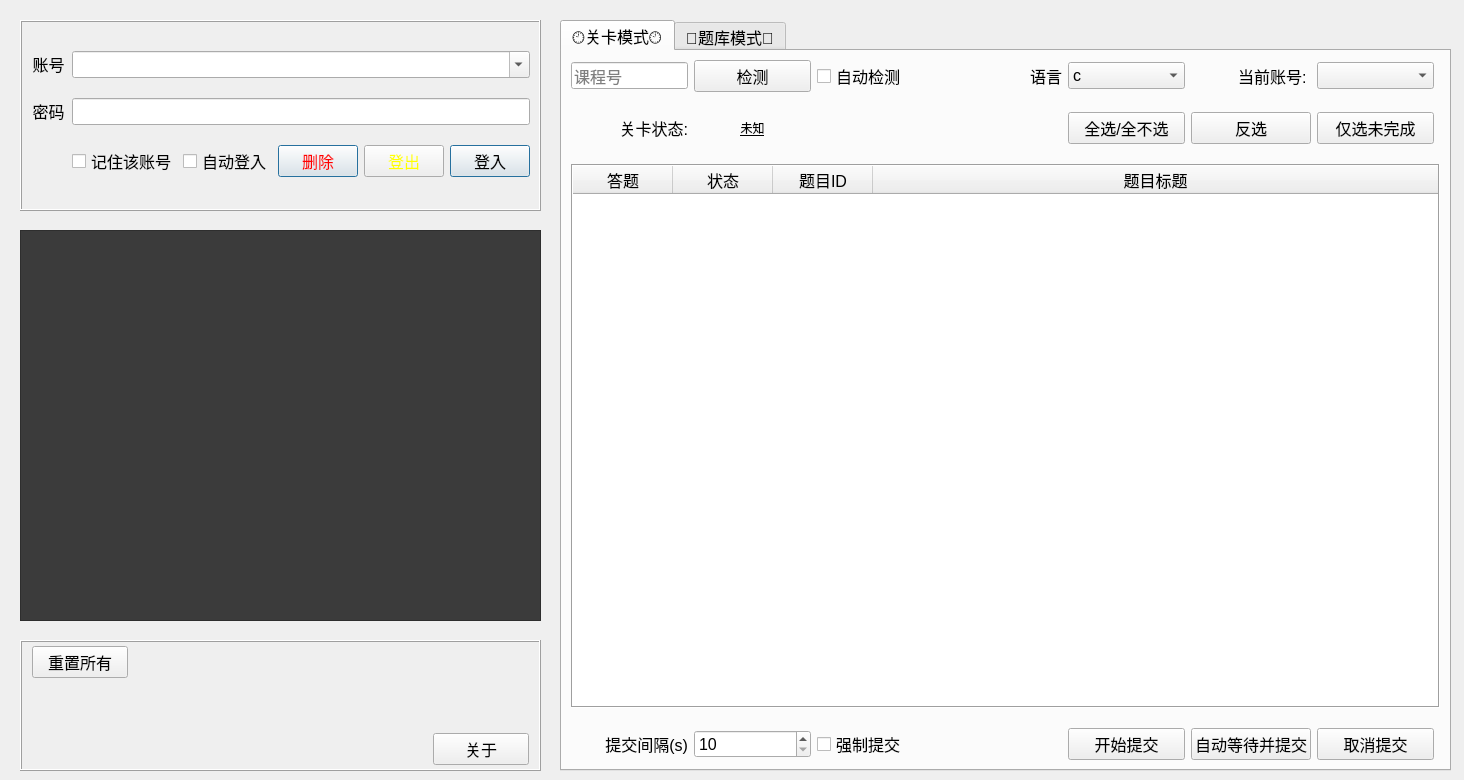
<?xml version="1.0" encoding="UTF-8"?>
<ui version="4.0">
 <class>MainWindow</class>
 <widget class="QMainWindow" name="MainWindow">
  <property name="windowModality">
   <enum>Qt::NonModal</enum>
  </property>
  <property name="enabled">
   <bool>true</bool>
  </property>
  <property name="geometry">
   <rect>
    <x>0</x>
    <y>0</y>
    <width>1464</width>
    <height>780</height>
   </rect>
  </property>
  <property name="minimumSize">
   <size>
    <width>1464</width>
    <height>780</height>
   </size>
  </property>
  <property name="maximumSize">
   <size>
    <width>1464</width>
    <height>780</height>
   </size>
  </property>
  <property name="font">
   <font>
    <pointsize>12</pointsize>
   </font>
  </property>
  <property name="windowTitle">
   <string>OJSubmitter</string>
  </property>
  <widget class="QWidget" name="centralwidget">
   <widget class="QFrame" name="AccountFrame">
    <property name="geometry">
     <rect>
      <x>20</x>
      <y>20</y>
      <width>521</width>
      <height>191</height>
     </rect>
    </property>
    <property name="font">
     <font>
      <pointsize>12</pointsize>
      <bold>true</bold>
     </font>
    </property>
    <property name="frameShape">
     <enum>QFrame::Box</enum>
    </property>
    <property name="frameShadow">
     <enum>QFrame::Raised</enum>
    </property>
    <layout class="QGridLayout" name="gridLayout" columnstretch="1,2,2,2,2,2">
     <property name="verticalSpacing">
      <number>0</number>
     </property>
     <item row="1" column="1" colspan="5">
      <widget class="QLineEdit" name="password_text">
       <property name="font">
        <font>
         <pointsize>12</pointsize>
         <bold>false</bold>
        </font>
       </property>
       <property name="echoMode">
        <enum>QLineEdit::Password</enum>
       </property>
      </widget>
     </item>
     <item row="0" column="0">
      <widget class="QLabel" name="account_label">
       <property name="font">
        <font>
         <pointsize>12</pointsize>
         <bold>false</bold>
        </font>
       </property>
       <property name="text">
        <string>&lt;html&gt;&lt;head/&gt;&lt;body&gt;&lt;p align=&quot;center&quot;&gt;账号&lt;/p&gt;&lt;/body&gt;&lt;/html&gt;</string>
       </property>
       <property name="textFormat">
        <enum>Qt::AutoText</enum>
       </property>
      </widget>
     </item>
     <item row="0" column="1" colspan="5">
      <widget class="QComboBox" name="accounts_box">
       <property name="font">
        <font>
         <pointsize>12</pointsize>
         <bold>false</bold>
        </font>
       </property>
       <property name="editable">
        <bool>true</bool>
       </property>
       <property name="insertPolicy">
        <enum>QComboBox::NoInsert</enum>
       </property>
       <property name="duplicatesEnabled">
        <bool>true</bool>
       </property>
      </widget>
     </item>
     <item row="1" column="0">
      <widget class="QLabel" name="password_label">
       <property name="font">
        <font>
         <pointsize>12</pointsize>
         <bold>false</bold>
        </font>
       </property>
       <property name="frameShape">
        <enum>QFrame::NoFrame</enum>
       </property>
       <property name="frameShadow">
        <enum>QFrame::Plain</enum>
       </property>
       <property name="text">
        <string>&lt;html&gt;&lt;head/&gt;&lt;body&gt;&lt;p align=&quot;center&quot;&gt;密码&lt;/p&gt;&lt;/body&gt;&lt;/html&gt;</string>
       </property>
       <property name="textFormat">
        <enum>Qt::AutoText</enum>
       </property>
      </widget>
     </item>
     <item row="2" column="1">
      <widget class="QCheckBox" name="remember_checkbox">
       <property name="font">
        <font>
         <pointsize>12</pointsize>
         <bold>false</bold>
        </font>
       </property>
       <property name="text">
        <string>记住该账号</string>
       </property>
      </widget>
     </item>
     <item row="2" column="4">
      <widget class="QPushButton" name="logout_account_btn">
       <property name="font">
        <font>
         <pointsize>12</pointsize>
         <bold>false</bold>
        </font>
       </property>
       <property name="styleSheet">
        <string notr="true">color: rgb(255, 255, 0);</string>
       </property>
       <property name="text">
        <string>登出</string>
       </property>
      </widget>
     </item>
     <item row="2" column="5">
      <widget class="QPushButton" name="login_btn">
       <property name="font">
        <font>
         <pointsize>12</pointsize>
         <bold>false</bold>
        </font>
       </property>
       <property name="text">
        <string>登入</string>
       </property>
       <property name="default">
        <bool>true</bool>
       </property>
      </widget>
     </item>
     <item row="2" column="3">
      <widget class="QPushButton" name="forget_account_btn">
       <property name="font">
        <font>
         <pointsize>12</pointsize>
         <bold>false</bold>
        </font>
       </property>
       <property name="styleSheet">
        <string notr="true">color: rgb(255, 0, 0);</string>
       </property>
       <property name="text">
        <string>删除</string>
       </property>
       <property name="default">
        <bool>true</bool>
       </property>
      </widget>
     </item>
     <item row="2" column="2">
      <widget class="QCheckBox" name="auto_login_checkbox">
       <property name="font">
        <font>
         <pointsize>12</pointsize>
         <bold>false</bold>
        </font>
       </property>
       <property name="text">
        <string>自动登入</string>
       </property>
      </widget>
     </item>
    </layout>
   </widget>
   <widget class="QTabWidget" name="problem_mode_table">
    <property name="geometry">
     <rect>
      <x>560</x>
      <y>20</y>
      <width>891</width>
      <height>751</height>
     </rect>
    </property>
    <property name="font">
     <font>
      <pointsize>12</pointsize>
     </font>
    </property>
    <property name="tabShape">
     <enum>QTabWidget::Rounded</enum>
    </property>
    <property name="currentIndex">
     <number>0</number>
    </property>
    <widget class="QWidget" name="level_mode_page">
     <attribute name="title">
      <string>🕙关卡模式🕙</string>
     </attribute>
     <layout class="QGridLayout" name="gridLayout_2" columnstretch="1,1,1,0,1,1,1,1,0">
      <property name="sizeConstraint">
       <enum>QLayout::SetDefaultConstraint</enum>
      </property>
      <property name="verticalSpacing">
       <number>20</number>
      </property>
      <item row="3" column="0" colspan="9">
       <widget class="QTableWidget" name="problem_table">
        <property name="font">
         <font>
          <pointsize>12</pointsize>
         </font>
        </property>
        <property name="autoFillBackground">
         <bool>false</bool>
        </property>
        <property name="styleSheet">
         <string notr="true"/>
        </property>
        <property name="frameShape">
         <enum>QFrame::Box</enum>
        </property>
        <property name="horizontalScrollBarPolicy">
         <enum>Qt::ScrollBarAlwaysOff</enum>
        </property>
        <property name="sizeAdjustPolicy">
         <enum>QAbstractScrollArea::AdjustToContents</enum>
        </property>
        <attribute name="horizontalHeaderStretchLastSection">
         <bool>true</bool>
        </attribute>
        <attribute name="verticalHeaderVisible">
         <bool>false</bool>
        </attribute>
        <column>
         <property name="text">
          <string>答题</string>
         </property>
         <property name="font">
          <font>
           <pointsize>12</pointsize>
          </font>
         </property>
        </column>
        <column>
         <property name="text">
          <string>状态</string>
         </property>
         <property name="font">
          <font>
           <pointsize>12</pointsize>
          </font>
         </property>
        </column>
        <column>
         <property name="text">
          <string>题目ID</string>
         </property>
         <property name="font">
          <font>
           <pointsize>12</pointsize>
          </font>
         </property>
        </column>
        <column>
         <property name="text">
          <string>题目标题</string>
         </property>
         <property name="font">
          <font>
           <pointsize>12</pointsize>
          </font>
         </property>
        </column>
       </widget>
      </item>
      <item row="4" column="1">
       <widget class="QSpinBox" name="submit_interval_spin">
        <property name="minimum">
         <number>10</number>
        </property>
        <property name="maximum">
         <number>114514</number>
        </property>
        <property name="value">
         <number>10</number>
        </property>
       </widget>
      </item>
      <item row="1" column="6">
       <widget class="QPushButton" name="reverse_btn">
        <property name="font">
         <font>
          <pointsize>12</pointsize>
          <bold>false</bold>
         </font>
        </property>
        <property name="text">
         <string>反选</string>
        </property>
       </widget>
      </item>
      <item row="4" column="7">
       <widget class="QPushButton" name="cancel_submit_btn">
        <property name="font">
         <font>
          <pointsize>12</pointsize>
         </font>
        </property>
        <property name="text">
         <string>取消提交</string>
        </property>
       </widget>
      </item>
      <item row="0" column="4">
       <widget class="QLabel" name="label_3">
        <property name="text">
         <string>&lt;html&gt;&lt;head/&gt;&lt;body&gt;&lt;p align=&quot;right&quot;&gt;语言&lt;/p&gt;&lt;/body&gt;&lt;/html&gt;</string>
        </property>
       </widget>
      </item>
      <item row="1" column="5">
       <widget class="QPushButton" name="choose_all_btn">
        <property name="font">
         <font>
          <pointsize>12</pointsize>
          <bold>false</bold>
         </font>
        </property>
        <property name="text">
         <string>全选/全不选</string>
        </property>
       </widget>
      </item>
      <item row="4" column="6">
       <widget class="QPushButton" name="auto_wait_submit_btn">
        <property name="font">
         <font>
          <pointsize>12</pointsize>
         </font>
        </property>
        <property name="toolTip">
         <string>题目还未开启时，此按钮可以等待指定课程号的开启并自动开始提交未完成的题目</string>
        </property>
        <property name="text">
         <string>自动等待并提交</string>
        </property>
       </widget>
      </item>
      <item row="0" column="6">
       <widget class="QLabel" name="label">
        <property name="font">
         <font>
          <pointsize>12</pointsize>
         </font>
        </property>
        <property name="text">
         <string>&lt;html&gt;&lt;head/&gt;&lt;body&gt;&lt;p align=&quot;right&quot;&gt;当前账号: &lt;/p&gt;&lt;/body&gt;&lt;/html&gt;</string>
        </property>
       </widget>
      </item>
      <item row="1" column="7">
       <widget class="QPushButton" name="auto_choose_btn">
        <property name="font">
         <font>
          <pointsize>12</pointsize>
          <bold>false</bold>
         </font>
        </property>
        <property name="text">
         <string>仅选未完成</string>
        </property>
       </widget>
      </item>
      <item row="4" column="5">
       <widget class="QPushButton" name="submit_btn">
        <property name="font">
         <font>
          <pointsize>12</pointsize>
         </font>
        </property>
        <property name="text">
         <string>开始提交</string>
        </property>
       </widget>
      </item>
      <item row="0" column="7">
       <widget class="QComboBox" name="accounts_to_submit_box">
        <property name="font">
         <font>
          <pointsize>12</pointsize>
         </font>
        </property>
        <property name="editable">
         <bool>false</bool>
        </property>
        <property name="insertPolicy">
         <enum>QComboBox::NoInsert</enum>
        </property>
        <property name="duplicatesEnabled">
         <bool>false</bool>
        </property>
       </widget>
      </item>
      <item row="4" column="0">
       <widget class="QLabel" name="label_2">
        <property name="font">
         <font>
          <pointsize>12</pointsize>
         </font>
        </property>
        <property name="text">
         <string>&lt;html&gt;&lt;head/&gt;&lt;body&gt;&lt;p align=&quot;right&quot;&gt;提交间隔(s)&lt;/p&gt;&lt;/body&gt;&lt;/html&gt;</string>
        </property>
       </widget>
      </item>
      <item row="0" column="5">
       <widget class="QComboBox" name="language_combox">
        <item>
         <property name="text">
          <string>c</string>
         </property>
        </item>
        <item>
         <property name="text">
          <string>cpp</string>
         </property>
        </item>
        <item>
         <property name="text">
          <string>pas</string>
         </property>
        </item>
        <item>
         <property name="text">
          <string>java</string>
         </property>
        </item>
        <item>
         <property name="text">
          <string>ruby</string>
         </property>
        </item>
        <item>
         <property name="text">
          <string>bash</string>
         </property>
        </item>
        <item>
         <property name="text">
          <string>py</string>
         </property>
        </item>
        <item>
         <property name="text">
          <string>php</string>
         </property>
        </item>
        <item>
         <property name="text">
          <string>perl</string>
         </property>
        </item>
        <item>
         <property name="text">
          <string>csharp</string>
         </property>
        </item>
       </widget>
      </item>
      <item row="0" column="0">
       <widget class="QLineEdit" name="cid_text">
        <property name="font">
         <font>
          <pointsize>12</pointsize>
         </font>
        </property>
        <property name="text">
         <string/>
        </property>
        <property name="maxLength">
         <number>10</number>
        </property>
        <property name="placeholderText">
         <string>课程号</string>
        </property>
        <property name="clearButtonEnabled">
         <bool>true</bool>
        </property>
       </widget>
      </item>
      <item row="0" column="1">
       <widget class="QPushButton" name="detect_problem_btn">
        <property name="font">
         <font>
          <pointsize>12</pointsize>
          <bold>false</bold>
         </font>
        </property>
        <property name="text">
         <string>检测</string>
        </property>
       </widget>
      </item>
      <item row="0" column="2">
       <widget class="QCheckBox" name="auto_detect_checkbox">
        <property name="font">
         <font>
          <pointsize>12</pointsize>
         </font>
        </property>
        <property name="toolTip">
         <string>勾选后 当课程号更新自动进行检测</string>
        </property>
        <property name="text">
         <string>自动检测</string>
        </property>
       </widget>
      </item>
      <item row="1" column="0">
       <widget class="QLabel" name="label_4">
        <property name="font">
         <font>
          <pointsize>12</pointsize>
         </font>
        </property>
        <property name="text">
         <string>&lt;html&gt;&lt;head/&gt;&lt;body&gt;&lt;p align=&quot;right&quot;&gt;关卡状态:&lt;/p&gt;&lt;/body&gt;&lt;/html&gt;</string>
        </property>
       </widget>
      </item>
      <item row="1" column="1">
       <widget class="QLabel" name="problem_status_label">
        <property name="styleSheet">
         <string notr="true">text-decoration: underline;
font: 12pt &quot;Microsoft YaHei UI&quot;;</string>
        </property>
        <property name="text">
         <string>&lt;html&gt;&lt;head/&gt;&lt;body&gt;&lt;p align=&quot;center&quot;&gt;未知&lt;/p&gt;&lt;/body&gt;&lt;/html&gt;</string>
        </property>
       </widget>
      </item>
      <item row="4" column="2">
       <widget class="QCheckBox" name="force_submit_checkbox">
        <property name="font">
         <font>
          <pointsize>12</pointsize>
         </font>
        </property>
        <property name="toolTip">
         <string>无论是否可提交，仍然尝试发送请求</string>
        </property>
        <property name="text">
         <string>强制提交</string>
        </property>
       </widget>
      </item>
     </layout>
    </widget>
    <widget class="QWidget" name="bank_mode_page">
     <attribute name="title">
      <string>📖题库模式📖</string>
     </attribute>
     <widget class="QTextBrowser" name="textBrowser">
      <property name="geometry">
       <rect>
        <x>160</x>
        <y>230</y>
        <width>551</width>
        <height>141</height>
       </rect>
      </property>
      <property name="html">
       <string>&lt;!DOCTYPE HTML PUBLIC &quot;-//W3C//DTD HTML 4.0//EN&quot; &quot;http://www.w3.org/TR/REC-html40/strict.dtd&quot;&gt;
&lt;html&gt;&lt;head&gt;&lt;meta name=&quot;qrichtext&quot; content=&quot;1&quot; /&gt;&lt;meta charset=&quot;utf-8&quot; /&gt;&lt;style type=&quot;text/css&quot;&gt;
p, li { white-space: pre-wrap; }
hr { height: 1px; border-width: 0; }
li.unchecked::marker { content: &quot;\2610&quot;; }
li.checked::marker { content: &quot;\2612&quot;; }
&lt;/style&gt;&lt;/head&gt;&lt;body style=&quot; font-family:'Microsoft YaHei UI'; font-size:12pt; font-weight:400; font-style:normal;&quot;&gt;
&lt;p align=&quot;center&quot; style=&quot; margin-top:0px; margin-bottom:0px; margin-left:0px; margin-right:0px; -qt-block-indent:0; text-indent:0px;&quot;&gt;&lt;span style=&quot; font-size:36pt;&quot;&gt;题库模式未实现&lt;/span&gt;&lt;/p&gt;
&lt;p align=&quot;center&quot; style=&quot; margin-top:0px; margin-bottom:0px; margin-left:0px; margin-right:0px; -qt-block-indent:0; text-indent:0px;&quot;&gt;&lt;span style=&quot; font-size:36pt;&quot;&gt;敬请期待&lt;/span&gt;&lt;/p&gt;&lt;/body&gt;&lt;/html&gt;</string>
      </property>
     </widget>
    </widget>
   </widget>
   <widget class="QTextBrowser" name="log_browser">
    <property name="geometry">
     <rect>
      <x>20</x>
      <y>230</y>
      <width>521</width>
      <height>391</height>
     </rect>
    </property>
    <property name="font">
     <font>
      <family>Microsoft YaHei UI</family>
      <pointsize>12</pointsize>
      <italic>false</italic>
      <bold>true</bold>
     </font>
    </property>
    <property name="styleSheet">
     <string notr="true">background-color: rgb(59, 59, 59);
font: 700 12pt &quot;Microsoft YaHei UI&quot;;</string>
    </property>
    <property name="html">
     <string>&lt;!DOCTYPE HTML PUBLIC &quot;-//W3C//DTD HTML 4.0//EN&quot; &quot;http://www.w3.org/TR/REC-html40/strict.dtd&quot;&gt;
&lt;html&gt;&lt;head&gt;&lt;meta name=&quot;qrichtext&quot; content=&quot;1&quot; /&gt;&lt;meta charset=&quot;utf-8&quot; /&gt;&lt;style type=&quot;text/css&quot;&gt;
p, li { white-space: pre-wrap; }
hr { height: 1px; border-width: 0; }
li.unchecked::marker { content: &quot;\2610&quot;; }
li.checked::marker { content: &quot;\2612&quot;; }
&lt;/style&gt;&lt;/head&gt;&lt;body style=&quot; font-family:'Microsoft YaHei UI'; font-size:12pt; font-weight:700; font-style:normal;&quot;&gt;
&lt;p style=&quot;-qt-paragraph-type:empty; margin-top:0px; margin-bottom:0px; margin-left:0px; margin-right:0px; -qt-block-indent:0; text-indent:0px; font-size:9pt; font-weight:400;&quot;&gt;&lt;br /&gt;&lt;/p&gt;&lt;/body&gt;&lt;/html&gt;</string>
    </property>
   </widget>
   <widget class="QFrame" name="frame">
    <property name="geometry">
     <rect>
      <x>20</x>
      <y>640</y>
      <width>521</width>
      <height>131</height>
     </rect>
    </property>
    <property name="frameShape">
     <enum>QFrame::Box</enum>
    </property>
    <property name="frameShadow">
     <enum>QFrame::Raised</enum>
    </property>
    <widget class="QWidget" name="gridLayoutWidget">
     <property name="geometry">
      <rect>
       <x>0</x>
       <y>0</y>
       <width>521</width>
       <height>131</height>
      </rect>
     </property>
     <layout class="QGridLayout" name="gridLayout_4" columnstretch="1,3,1">
      <property name="leftMargin">
       <number>12</number>
      </property>
      <property name="topMargin">
       <number>6</number>
      </property>
      <property name="rightMargin">
       <number>12</number>
      </property>
      <property name="bottomMargin">
       <number>6</number>
      </property>
      <property name="horizontalSpacing">
       <number>18</number>
      </property>
      <property name="verticalSpacing">
       <number>12</number>
      </property>
      <item row="1" column="1">
       <spacer name="verticalSpacer_2">
        <property name="orientation">
         <enum>Qt::Vertical</enum>
        </property>
        <property name="sizeHint" stdset="0">
         <size>
          <width>20</width>
          <height>40</height>
         </size>
        </property>
       </spacer>
      </item>
      <item row="2" column="2">
       <widget class="QPushButton" name="about_btn">
        <property name="font">
         <font>
          <pointsize>12</pointsize>
         </font>
        </property>
        <property name="text">
         <string>关于</string>
        </property>
       </widget>
      </item>
      <item row="2" column="1">
       <spacer name="horizontalSpacer_2">
        <property name="orientation">
         <enum>Qt::Horizontal</enum>
        </property>
        <property name="sizeHint" stdset="0">
         <size>
          <width>40</width>
          <height>20</height>
         </size>
        </property>
       </spacer>
      </item>
      <item row="0" column="0">
       <widget class="QPushButton" name="reset_all_btn">
        <property name="font">
         <font>
          <pointsize>12</pointsize>
         </font>
        </property>
        <property name="text">
         <string>重置所有</string>
        </property>
       </widget>
      </item>
     </layout>
    </widget>
   </widget>
  </widget>
 </widget>
 <resources/>
 <connections/>
</ui>
